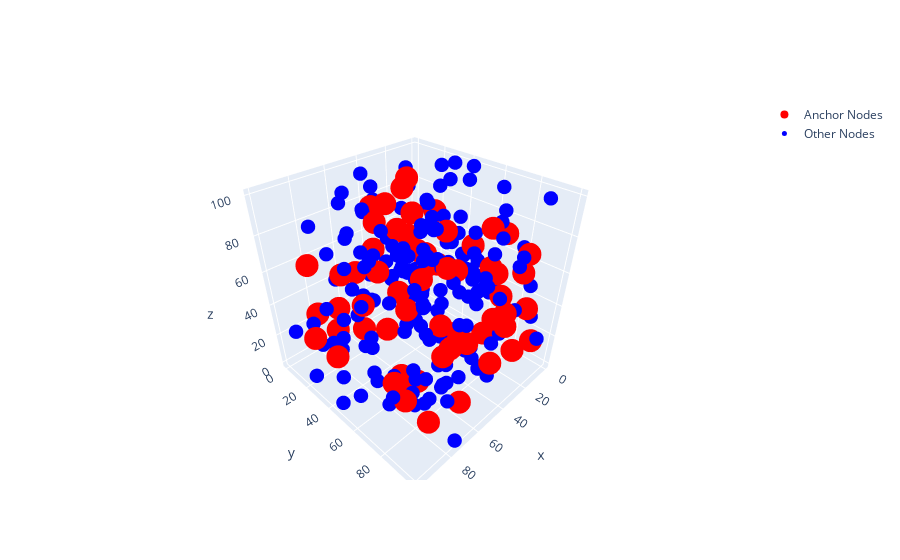

This figure's notebook cell:
### Code cell
class Node3D:
    """
        
    """
    def __init__(self):
        self.id = None
        self.x_coord = None
        self.y_coord = None
        self.z_coord = None
        self.isAnchor = 0
        self.unreliability = math.inf
        self.x_estimated = None
        self.y_estimated = None
        self.z_estimated = None
        self.neighbours = []
        self.distances = []
        self.estimated = False

    def euclideanDistance(self, node):
        x1 = self.x_coord
        y1 = self.y_coord
        z1 = self.z_coord
        x2 = node.x_coord
        y2 = node.y_coord
        z2 = node.z_coord
        
        result = math.sqrt(math.pow(x2 - x1, 2) + math.pow(y2 - y1, 2) + math.pow(z2 - z1, 2))
        return result
    
    def minUnreliability(self, node):
        if self.unreliability <= node.unreliability:
            return -1
        else:
            return 0

    def getAnchorNeighbours(self):
        anchors = []
        for neighbour in self.neighbours:
            if neighbour.isAnchor > 0:
                anchors.append(neighbour)
        return anchors
    
    def getErrorOfEstimation(self):
        x_diff = math.pow(self.x_estimated - self.x_coord, 2)
        y_diff = math.pow(self.y_estimated - self.y_coord, 2)
        z_diff = math.pow(self.z_estimated - self.z_coord, 2)
        error = math.sqrt( x_diff + y_diff + z_diff)
        return error

    def estimateLocation(self, cycles, heuristic=1, r=10):
        if self.estimated == True:
            return False
        if heuristic == 1:
            #print("Heuristic 1")
            return self.estimateLocation1(cycles, r)
        elif heuristic == 2:
            #print("Heuristic 2")
            return self.estimateLocation2(cycles, r)
        else:
            pass
            
    def __str__(self):
        return "id = " + str(self.id) + "\n" + \
               "\tx = " + str(self.x_coord) + ", y = " + str(self.y_coord) + "\n" + \
               "\tisAnchor = " + str(self.isAnchor) + "\n" + \
               "\tunreliability = " + str(self.unreliability) + "\n" + \
               "\tx_estimated = " + str(self.x_estimated) + ", y = " + str(self.y_estimated) + "\n" + \
               "\tNeighbours: " + str([n.id for n in self.neighbours]) + "\n"

    
    def estimateLocation1(self, cycles, r):
        self.neighbours.sort(key=lambda neighbour: self.euclideanDistance(neighbour))
        anchors = self.getAnchorNeighbours()
        if len(anchors) < 4:
            return False
        else:
            neighbour1 = anchors[0]
            neighbour2 = anchors[1]
            neighbour3 = anchors[2]
            neighbour4 = anchors[3]

            rand = np.random.randint(0, 10)  # to simulate the incorrect distance measured
            noise = None
            if (rand < 5):
                noise = 1 - r / 100.0
            else:
                noise = 1 + r / 100.0

            r1 = self.euclideanDistance(neighbour1) * noise
            r2 = self.euclideanDistance(neighbour2) * noise
            r3 = self.euclideanDistance(neighbour3) * noise
            r4 = self.euclideanDistance(neighbour4) * noise

            pt_a = [neighbour1.x_coord, neighbour1.y_coord, neighbour1.z_coord, r1]
            pt_b = [neighbour2.x_coord, neighbour2.y_coord, neighbour2.z_coord, r2]
            pt_c = [neighbour3.x_coord, neighbour3.y_coord, neighbour3.z_coord, r3]
            pt_d = [neighbour4.x_coord, neighbour4.y_coord, neighbour4.z_coord, r4]
            
            distances = [pt_a, pt_b, pt_c, pt_d]
            
            result = trilaterate3D(distances)

            self.estimated = True
            
            self.x_estimated = result[0]
            self.y_estimated = result[1]
            self.z_estimated = result[2]
            
            self.isAnchor = cycles + 1
            self.unreliability = neighbour1.unreliability + neighbour2.unreliability + neighbour3.unreliability + 1
            
            return True
    
    def estimateLocation2(self, cycles, r):
        self.neighbours.sort(key=lambda neighbour: self.minUnreliability(neighbour))
        anchors = self.getAnchorNeighbours()
        if len(anchors) < 4:
            return False
        else:
            neighbour1 = anchors[0]
            neighbour2 = anchors[1]
            neighbour3 = anchors[2]
            neighbour4 = anchors[3]

            rand = np.random.randint(0, 10)  # to simulate the incorrect distance measured
            noise = None
            if (rand < 5):
                noise = 1 - r / 100.0
            else:
                noise = 1 + r / 100.0

            r1 = self.euclideanDistance(neighbour1) * noise
            r2 = self.euclideanDistance(neighbour2) * noise
            r3 = self.euclideanDistance(neighbour3) * noise
            r4 = self.euclideanDistance(neighbour4) * noise
            
            pt_a = [neighbour1.x_coord, neighbour1.y_coord, neighbour1.z_coord, r1]
            pt_b = [neighbour2.x_coord, neighbour2.y_coord, neighbour2.z_coord, r2]
            pt_c = [neighbour3.x_coord, neighbour3.y_coord, neighbour3.z_coord, r3]
            pt_d = [neighbour4.x_coord, neighbour4.y_coord, neighbour4.z_coord, r4]

            distances = [pt_a, pt_b, pt_c, pt_d]
            
            result = trilaterate3D(distances)

            self.estimated = True
            self.x_estimated = result[0]
            self.y_estimated = result[1]
            self.z_estimated = result[2]
            
            self.isAnchor = cycles + 1
            self.unreliability = neighbour1.unreliability + neighbour2.unreliability + neighbour3.unreliability + 1
            
            return True
    
    
def generateNodes(N, L, R, r, f):
    nodes = dict()
    coordinates = [(float(x) * L, float(y) * L, float(z) * L) for x, y, z in np.random.rand(N, 3)]
    # print(coordinates)
    anchorNodesNumber = int(f / 100 * N)
    for id in range(N):
        node = Node3D()
        node.id = id
        x = coordinates[id][0]
        y = coordinates[id][1]
        z = coordinates[id][2]
        
        node.x_coord = x
        node.y_coord = y
        node.z_coord = z
        
        if id < anchorNodesNumber:
            node.isAnchor = 1
            node.unreliability = 0
            node.x_estimated = node.x_coord
            node.y_estimated = node.y_coord
            node.z_estimated = node.z_coord
            
            node.estimated = True
            
        nodes[id] = node
    return nodes


def plot(nodes, N, L, f):
    anchorNodesNumber = int(f / 100 * N)
    x_anchorNodes = [nodes[i].x_coord for i in range(anchorNodesNumber)]
    y_anchorNodes = [nodes[i].y_coord for i in range(anchorNodesNumber)]
    z_anchorNodes = [nodes[i].z_coord for i in range(anchorNodesNumber)]

    x_other = [nodes[i].x_coord for i in range(anchorNodesNumber + 1, len(nodes))]
    y_other = [nodes[i].y_coord for i in range(anchorNodesNumber + 1, len(nodes))]
    z_other = [nodes[i].z_coord for i in range(anchorNodesNumber + 1, len(nodes))]
    
    anchorNodes = go.Scatter3d(
        x = x_anchorNodes,
        y = y_anchorNodes,
        z = z_anchorNodes,
        mode = "markers",
        marker = dict(
            color = "red", 
            size = 8
        ),
        name = "Anchor Nodes"
    )
    otherNodes = go.Scatter3d(
        x = x_other,
        y = y_other,
        z = z_other,
        mode = "markers",
        marker = dict(
            color = "blue", 
            size = 5
        ),
        name = "Other Nodes"
    )
    
    data = [anchorNodes, otherNodes]

    iplot(data)


def findNeighbours(nodes, R):
    for id in range(len(nodes.keys())):
        neighbours = []
        distances = []
        for id2 in range(len(nodes.keys())):
            if (id == id2):
                continue
            distance = nodes[id].euclideanDistance(nodes[id2])
            if (distance < R):
                neighbours.append(nodes[id2])
                distances.append(distance)
        nodes[id].neighbours = neighbours
        nodes[id].distances = distances
    return nodes



"""
    generateNodes(N, L, R, r, f=25)
     plot(nodes, N, L, f)
"""
nodes = generateNodes(250, 100, 0, 0, 25)
plot(nodes, 250, 100, 25)


"""
    findNeighbours(nodes, R=60)
"""
nodes = findNeighbours(nodes, 60)

### Figure 1 — Plotly figure (JSON) as saved in the notebook; plotly's stock layout.template omitted (floating-point values rounded to 4 significant figures; data arrays with more than 128 entries replaced by an {"elided": "..."} marker saying what was removed)
{"data": [{"marker": {"color": "red", "size": 8}, "mode": "markers", "name": "Anchor Nodes", "type": "scatter3d", "x": [30.87, 73.13, 85.77, 70.99, 74.76, 60.6, 33.81, 93.42, 18.65, 48.47, 26.23, 66.52, 17.51, 39.95, 3.628, 84.95, 68.4, 64.63, 7.386, 38.11, 11.04, 18.12, 52.01, 46.18, 67.42, 93.17, 33.21, 53.68, 95.98, 85.11, 67.5, 11.29, 38.79, 19.18, 65.06, 5.029, 47.48, 19.84, 74.0, 33.09, 35.59, 90.56, 49.32, 62.35, 77.2, 52.78, 88.6, 71.49, 34.18, 23.79, 73.52, 76.87, 18.11, 13.78, 51.7, 49.06, 10.72, 38.27, 67.04, 22.44, 16.31, 69.13], "y": [79.98, 99.87, 98.4, 33.21, 77.87, 33.97, 72.02, 21.63, 79.57, 35.63, 19.53, 59.73, 91.09, 5.637, 48.25, 12.78, 4.226, 66.11, 63.41, 95.15, 73.92, 94.47, 49.58, 37.2, 56.83, 39.71, 53.92, 80.02, 29.24, 92.95, 88.32, 29.31, 96.32, 90.5, 38.95, 93.16, 34.37, 30.13, 89.99, 9.543, 63.56, 77.34, 97.52, 41.46, 42.1, 98.57, 82.16, 12.31, 92.11, 78.93, 32.97, 96.73, 11.16, 14.99, 45.01, 91.17, 25.58, 3.792, 11.18, 29.98, 89.3, 86.05], "z": [68.01, 26.71, 76.25, 27.46, 81.24, 58.11, 18.12, 27.41, 45.22, 40.52, 93.12, 5.779, 74.2, 77.1, 56.0, 33.54, 7.741, 8.153, 4.202, 53.48, 75.86, 45.07, 92.5, 98.82, 7.677, 26.67, 78.02, 42.31, 75.55, 17.77, 46.67, 38.85, 47.11, 64.46, 88.67, 15.34, 77.04, 42.48, 47.59, 77.8, 61.03, 34.62, 32.04, 26.82, 50.73, 60.59, 25.63, 29.66, 45.35, 60.91, 63.33, 58.96, 53.93, 43.31, 35.56, 99.16, 71.6, 49.59, 48.77, 51.06, 13.02, 87.59]}, {"marker": {"color": "blue", "size": 5}, "mode": "markers", "name": "Other Nodes", "type": "scatter3d", "x": {"elided": "187 float values"}, "y": {"elided": "187 float values"}, "z": {"elided": "187 float values"}}], "layout": {}}
